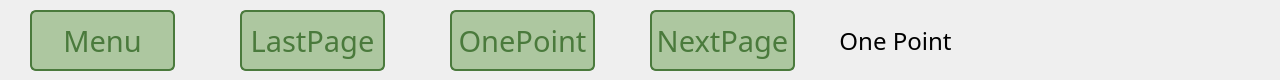
  <widget class="QWidget" name="Footer" native="true">
   <property name="geometry">
    <rect>
     <x>0</x>
     <y>720</y>
     <width>1280</width>
     <height>80</height>
    </rect>
   </property>
   <widget class="QPushButton" name="font_page_pbtn">
    <property name="geometry">
     <rect>
      <x>30</x>
      <y>10</y>
      <width>145</width>
      <height>61</height>
     </rect>
    </property>
    <property name="font">
     <font>
      <family>思源黑体</family>
      <pointsize>22</pointsize>
     </font>
    </property>
    <property name="styleSheet">
     <string notr="true">QPushButton {
    /* 正常状态 */
	border:2px solid rgb(74,122,60);
	background-color:rgb(173,199,160);
	border-radius:6px;
    color:rgb(74,122,60);
}

QPushButton:hover {
    /* 鼠标停留状态 */
    background-color: rgb(184, 192, 193);
}

QPushButton:pressed {
    /* 鼠标按下状态 */

    background-color: rgb(255,255,255);
}</string>
    </property>
    <property name="text">
     <string>Menu</string>
    </property>
   </widget>
   <widget class="QPushButton" name="previous_page_pbth">
    <property name="geometry">
     <rect>
      <x>240</x>
      <y>10</y>
      <width>145</width>
      <height>61</height>
     </rect>
    </property>
    <property name="font">
     <font>
      <family>思源黑体</family>
      <pointsize>22</pointsize>
     </font>
    </property>
    <property name="styleSheet">
     <string notr="true">QPushButton {
    /* 正常状态 */
	border:2px solid rgb(74,122,60);
	background-color:rgb(173,199,160);
	border-radius:6px;
    color:rgb(74,122,60);
}

QPushButton:hover {
    /* 鼠标停留状态 */
    background-color: rgb(184, 192, 193);
}

QPushButton:pressed {
    /* 鼠标按下状态 */

    background-color: rgb(255,255,255);
}</string>
    </property>
    <property name="text">
     <string>LastPage</string>
    </property>
   </widget>
   <widget class="QPushButton" name="constant_value_running_pbtn">
    <property name="geometry">
     <rect>
      <x>450</x>
      <y>10</y>
      <width>145</width>
      <height>61</height>
     </rect>
    </property>
    <property name="font">
     <font>
      <family>思源黑体</family>
      <pointsize>22</pointsize>
     </font>
    </property>
    <property name="styleSheet">
     <string notr="true">QPushButton {
    /* 正常状态 */
	border:2px solid rgb(74,122,60);
	background-color:rgb(173,199,160);
	border-radius:6px;
    color:rgb(74,122,60);
}

QPushButton:hover {
    /* 鼠标停留状态 */
    background-color: rgb(184, 192, 193);
}

QPushButton:pressed {
    /* 鼠标按下状态 */

    background-color: rgb(255,255,255);
}</string>
    </property>
    <property name="text">
     <string>OnePoint</string>
    </property>
   </widget>
   <widget class="QPushButton" name="next_page_pbtn">
    <property name="geometry">
     <rect>
      <x>650</x>
      <y>10</y>
      <width>145</width>
      <height>61</height>
     </rect>
    </property>
    <property name="font">
     <font>
      <family>思源黑体</family>
      <pointsize>22</pointsize>
     </font>
    </property>
    <property name="styleSheet">
     <string notr="true">QPushButton {
    /* 正常状态 */
	border:2px solid rgb(74,122,60);
	background-color:rgb(173,199,160);
	border-radius:6px;
    color:rgb(74,122,60);
}

QPushButton:hover {
    /* 鼠标停留状态 */
    background-color: rgb(184, 192, 193);
}

QPushButton:pressed {
    /* 鼠标按下状态 */

    background-color: rgb(255,255,255);
}</string>
    </property>
    <property name="text">
     <string>NextPage</string>
    </property>
   </widget>
   <widget class="QLabel" name="footer_line">
    <property name="geometry">
     <rect>
      <x>0</x>
      <y>0</y>
      <width>1280</width>
      <height>3</height>
     </rect>
    </property>
    <property name="text">
     <string/>
    </property>
   </widget>
   <widget class="QWidget" name="status_box" native="true">
    <property name="geometry">
     <rect>
      <x>820</x>
      <y>10</y>
      <width>431</width>
      <height>61</height>
     </rect>
    </property>
    <widget class="QLabel" name="status_box_line">
     <property name="geometry">
      <rect>
       <x>150</x>
       <y>1</y>
       <width>2</width>
       <height>59</height>
      </rect>
     </property>
     <property name="text">
      <string/>
     </property>
    </widget>
    <widget class="QLabel" name="status_text">
     <property name="geometry">
      <rect>
       <x>0</x>
       <y>15</y>
       <width>151</width>
       <height>31</height>
      </rect>
     </property>
     <property name="font">
      <font>
       <family>思源黑体</family>
       <pointsize>18</pointsize>
      </font>
     </property>
     <property name="text">
      <string>One Point</string>
     </property>
     <property name="alignment">
      <set>Qt::AlignCenter</set>
     </property>
    </widget>
    <widget class="QLabel" name="status_1">
     <property name="geometry">
      <rect>
       <x>175</x>
       <y>15</y>
       <width>25</width>
       <height>29</height>
      </rect>
     </property>
     <property name="text">
      <string/>
     </property>
    </widget>
    <widget class="QLabel" name="status_2">
     <property name="geometry">
      <rect>
       <x>215</x>
       <y>15</y>
       <width>22</width>
       <height>30</height>
      </rect>
     </property>
     <property name="text">
      <string/>
     </property>
    </widget>
    <widget class="QLabel" name="status_3">
     <property name="geometry">
      <rect>
       <x>255</x>
       <y>15</y>
       <width>15</width>
       <height>31</height>
      </rect>
     </property>
     <property name="text">
      <string/>
     </property>
    </widget>
    <widget class="QLabel" name="status_4">
     <property name="geometry">
      <rect>
       <x>285</x>
       <y>18</y>
       <width>30</width>
       <height>23</height>
      </rect>
     </property>
     <property name="text">
      <string/>
     </property>
    </widget>
    <widget class="QLabel" name="status_5">
     <property name="geometry">
      <rect>
       <x>330</x>
       <y>16</y>
       <width>27</width>
       <height>26</height>
      </rect>
     </property>
     <property name="text">
      <string/>
     </property>
    </widget>
    <widget class="QLabel" name="status_6">
     <property name="geometry">
      <rect>
       <x>370</x>
       <y>15</y>
       <width>30</width>
       <height>29</height>
      </rect>
     </property>
     <property name="text">
      <string/>
     </property>
    </widget>
   </widget>
  </widget>
